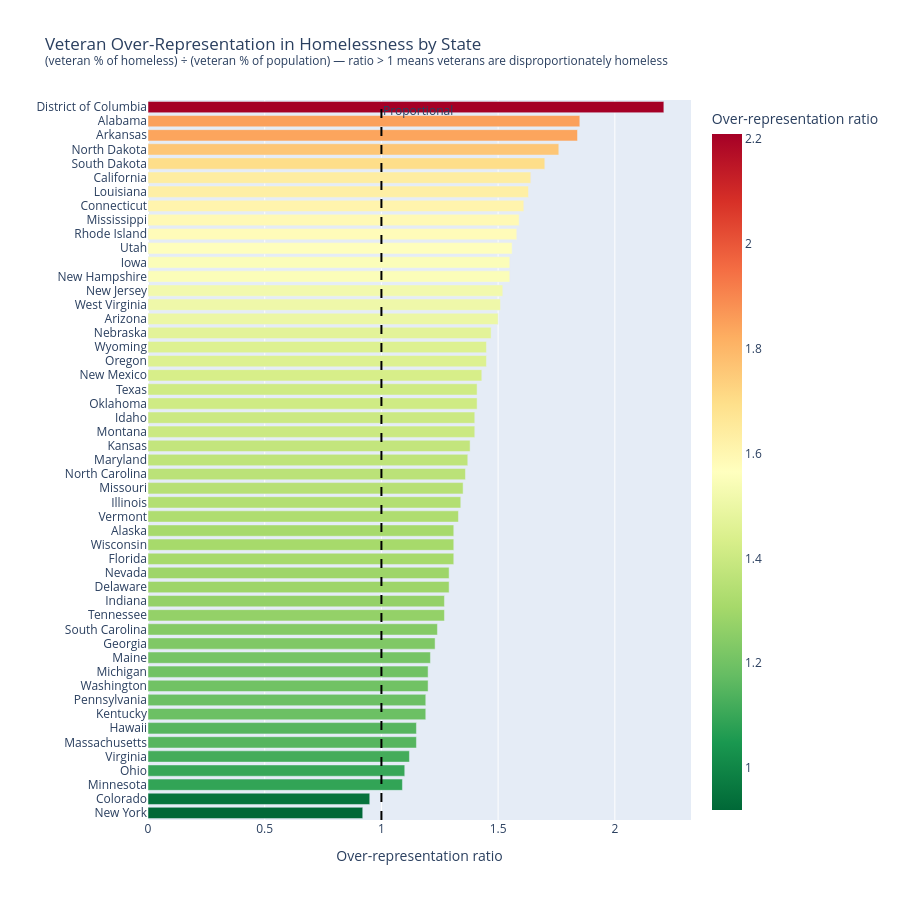

Notebook code cell kept with this figure:
### Code cell
# Veteran over-representation: (veteran % of homeless) / (veteran % of population)
# Ratio > 1 = veterans are over-represented in homelessness
df2 = df.dropna(subset=['veteran_homeless', 'total_homeless', 'veteran_pct'])
df2 = df2.copy()
df2['veteran_share_of_homeless_pct'] = (df2['veteran_homeless'] / df2['total_homeless'] * 100).round(2)
df2['overrep_ratio'] = (df2['veteran_share_of_homeless_pct'] / df2['veteran_pct']).round(2)

print(f'National avg veteran share of homeless: {df2["veteran_share_of_homeless_pct"].mean():.1f}%')
print(f'National avg veteran share of population: {df2["veteran_pct"].mean():.1f}%')
print(f'National avg over-representation ratio: {df2["overrep_ratio"].mean():.2f}x')

fig3 = px.bar(
    df2.sort_values('overrep_ratio', ascending=True),
    x='overrep_ratio', y='state_name', orientation='h',
    color='overrep_ratio',
    color_continuous_scale='RdYlGn_r',
    title='Veteran Over-Representation in Homelessness by State<br>' +
          '<sup>(veteran % of homeless) ÷ (veteran % of population) — ratio > 1 means veterans are disproportionately homeless</sup>',
    labels={'overrep_ratio': 'Over-representation ratio', 'state_name': ''},
)
fig3.add_vline(x=1.0, line_dash='dash', line_color='black', annotation_text='Proportional')
fig3.update_layout(height=900)
fig3.show()

### Figure 1 — Plotly figure (JSON) as saved in the notebook; plotly's stock layout.template omitted (floating-point values rounded to 4 significant figures)
{"data": [{"hovertemplate": "Over-representation ratio=%{marker.color}<br>=%{y}<extra></extra>", "legendgroup": "", "marker": {"color": [0.92, 0.95, 1.09, 1.1, 1.12, 1.15, 1.15, 1.19, 1.19, 1.2, 1.2, 1.21, 1.23, 1.24, 1.27, 1.27, 1.29, 1.29, 1.31, 1.31, 1.31, 1.33, 1.34, 1.35, 1.36, 1.37, 1.38, 1.4, 1.4, 1.41, 1.41, 1.43, 1.45, 1.45, 1.47, 1.5, 1.51, 1.52, 1.55, 1.55, 1.56, 1.58, 1.59, 1.61, 1.63, 1.64, 1.7, 1.76, 1.84, 1.85, 2.21], "coloraxis": "coloraxis", "pattern": {"shape": ""}}, "name": "", "orientation": "h", "showlegend": false, "textposition": "auto", "type": "bar", "x": [0.92, 0.95, 1.09, 1.1, 1.12, 1.15, 1.15, 1.19, 1.19, 1.2, 1.2, 1.21, 1.23, 1.24, 1.27, 1.27, 1.29, 1.29, 1.31, 1.31, 1.31, 1.33, 1.34, 1.35, 1.36, 1.37, 1.38, 1.4, 1.4, 1.41, 1.41, 1.43, 1.45, 1.45, 1.47, 1.5, 1.51, 1.52, 1.55, 1.55, 1.56, 1.58, 1.59, 1.61, 1.63, 1.64, 1.7, 1.76, 1.84, 1.85, 2.21], "xaxis": "x", "y": ["New York", "Colorado", "Minnesota", "Ohio", "Virginia", "Massachusetts", "Hawaii", "Kentucky", "Pennsylvania", "Washington", "Michigan", "Maine", "Georgia", "South Carolina", "Tennessee", "Indiana", "Delaware", "Nevada", "Florida", "Wisconsin", "Alaska", "Vermont", "Illinois", "Missouri", "North Carolina", "Maryland", "Kansas", "Montana", "Idaho", "Oklahoma", "Texas", "New Mexico", "Oregon", "Wyoming", "Nebraska", "Arizona", "West Virginia", "New Jersey", "New Hampshire", "Iowa", "Utah", "Rhode Island", "Mississippi", "Connecticut", "Louisiana", "California", "South Dakota", "North Dakota", "Arkansas", "Alabama", "District of Columbia"], "yaxis": "y"}], "layout": {"annotations": [{"showarrow": false, "text": "Proportional", "x": 1.0, "xanchor": "left", "xref": "x", "y": 1, "yanchor": "top", "yref": "y domain"}], "barmode": "relative", "coloraxis": {"colorbar": {"title": {"text": "Over-representation ratio"}}, "colorscale": [[0.0, "rgb(0,104,55)"], [0.1, "rgb(26,152,80)"], [0.2, "rgb(102,189,99)"], [0.3, "rgb(166,217,106)"], [0.4, "rgb(217,239,139)"], [0.5, "rgb(255,255,191)"], [0.6, "rgb(254,224,139)"], [0.7, "rgb(253,174,97)"], [0.8, "rgb(244,109,67)"], [0.9, "rgb(215,48,39)"], [1.0, "rgb(165,0,38)"]]}, "height": 900, "legend": {"tracegroupgap": 0}, "shapes": [{"line": {"color": "black", "dash": "dash"}, "type": "line", "x0": 1.0, "x1": 1.0, "xref": "x", "y0": 0, "y1": 1, "yref": "y domain"}], "title": {"text": "Veteran Over-Representation in Homelessness by State<br><sup>(veteran % of homeless) ÷ (veteran % of population) — ratio > 1 means veterans are disproportionately homeless</sup>"}, "xaxis": {"anchor": "y", "domain": [0.0, 1.0], "title": {"text": "Over-representation ratio"}}, "yaxis": {"anchor": "x", "domain": [0.0, 1.0], "title": {"text": ""}}}}
